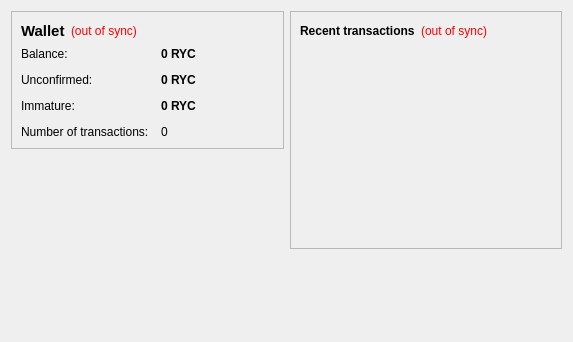
<?xml version="1.0" encoding="UTF-8"?>
<ui version="4.0">
 <class>OverviewPage</class>
 <widget class="QWidget" name="OverviewPage">
  <property name="geometry">
   <rect>
    <x>0</x>
    <y>0</y>
    <width>573</width>
    <height>342</height>
   </rect>
  </property>
  <property name="windowTitle">
   <string>Form</string>
  </property>
  <layout class="QHBoxLayout" name="horizontalLayout" stretch="1,1">
   <item>
    <layout class="QVBoxLayout" name="verticalLayout_2">
     <item>
      <widget class="QFrame" name="frame">
       <property name="frameShape">
        <enum>QFrame::StyledPanel</enum>
       </property>
       <property name="frameShadow">
        <enum>QFrame::Raised</enum>
       </property>
       <layout class="QVBoxLayout" name="verticalLayout_4">
        <item>
         <layout class="QHBoxLayout" name="horizontalLayout_4">
          <item>
           <widget class="QLabel" name="label_5">
            <property name="font">
             <font>
              <pointsize>11</pointsize>
              <weight>75</weight>
              <bold>true</bold>
             </font>
            </property>
            <property name="text">
             <string>Wallet</string>
            </property>
           </widget>
          </item>
          <item>
           <widget class="QLabel" name="labelWalletStatus">
            <property name="toolTip">
             <string>The displayed information may be out of date. Your wallet automatically synchronizes with the MemeCoin network after a connection is established, but this process has not completed yet.</string>
            </property>
            <property name="styleSheet">
             <string notr="true">QLabel { color: red; }</string>
            </property>
            <property name="text">
             <string notr="true">(out of sync)</string>
            </property>
            <property name="alignment">
             <set>Qt::AlignLeading|Qt::AlignLeft|Qt::AlignVCenter</set>
            </property>
           </widget>
          </item>
          <item>
           <spacer name="horizontalSpacer_2">
            <property name="orientation">
             <enum>Qt::Horizontal</enum>
            </property>
            <property name="sizeHint" stdset="0">
             <size>
              <width>40</width>
              <height>20</height>
             </size>
            </property>
           </spacer>
          </item>
         </layout>
        </item>
        <item>
         <layout class="QFormLayout" name="formLayout_2">
          <property name="fieldGrowthPolicy">
           <enum>QFormLayout::AllNonFixedFieldsGrow</enum>
          </property>
          <property name="horizontalSpacing">
           <number>12</number>
          </property>
          <property name="verticalSpacing">
           <number>12</number>
          </property>
          <item row="0" column="0">
           <widget class="QLabel" name="label">
            <property name="text">
             <string>Balance:</string>
            </property>
           </widget>
          </item>
          <item row="0" column="1">
           <widget class="QLabel" name="labelBalance">
            <property name="font">
             <font>
              <weight>75</weight>
              <bold>true</bold>
             </font>
            </property>
            <property name="cursor">
             <cursorShape>IBeamCursor</cursorShape>
            </property>
            <property name="toolTip">
             <string>Your current balance</string>
            </property>
            <property name="text">
             <string notr="true">0 RYC</string>
            </property>
            <property name="textInteractionFlags">
             <set>Qt::LinksAccessibleByMouse|Qt::TextSelectableByKeyboard|Qt::TextSelectableByMouse</set>
            </property>
           </widget>
          </item>
          <item row="1" column="0">
           <widget class="QLabel" name="label_3">
            <property name="text">
             <string>Unconfirmed:</string>
            </property>
           </widget>
          </item>
          <item row="1" column="1">
           <widget class="QLabel" name="labelUnconfirmed">
            <property name="font">
             <font>
              <weight>75</weight>
              <bold>true</bold>
             </font>
            </property>
            <property name="cursor">
             <cursorShape>IBeamCursor</cursorShape>
            </property>
            <property name="toolTip">
             <string>Total of transactions that have yet to be confirmed, and do not yet count toward the current balance</string>
            </property>
            <property name="text">
             <string notr="true">0 RYC</string>
            </property>
            <property name="textInteractionFlags">
             <set>Qt::LinksAccessibleByMouse|Qt::TextSelectableByKeyboard|Qt::TextSelectableByMouse</set>
            </property>
           </widget>
          </item>
          <item row="3" column="0">
           <widget class="QLabel" name="label_2">
            <property name="text">
             <string>Number of transactions:</string>
            </property>
           </widget>
          </item>
          <item row="3" column="1">
           <widget class="QLabel" name="labelNumTransactions">
            <property name="toolTip">
             <string>Total number of transactions in wallet</string>
            </property>
            <property name="text">
             <string notr="true">0</string>
            </property>
           </widget>
          </item>
          <item row="2" column="0">
           <widget class="QLabel" name="labelImmatureText">
            <property name="text">
             <string>Immature:</string>
            </property>
           </widget>
          </item>
          <item row="2" column="1">
           <widget class="QLabel" name="labelImmature">
            <property name="font">
             <font>
              <weight>75</weight>
              <bold>true</bold>
             </font>
            </property>
            <property name="toolTip">
             <string>Mined balance that has not yet matured</string>
            </property>
            <property name="text">
             <string notr="true">0 RYC</string>
            </property>
            <property name="textInteractionFlags">
             <set>Qt::LinksAccessibleByMouse|Qt::TextSelectableByKeyboard|Qt::TextSelectableByMouse</set>
            </property>
           </widget>
          </item>
         </layout>
        </item>
       </layout>
      </widget>
     </item>
     <item>
      <spacer name="verticalSpacer">
       <property name="orientation">
        <enum>Qt::Vertical</enum>
       </property>
       <property name="sizeHint" stdset="0">
        <size>
         <width>20</width>
         <height>40</height>
        </size>
       </property>
      </spacer>
     </item>
    </layout>
   </item>
   <item>
    <layout class="QVBoxLayout" name="verticalLayout_3">
     <item>
      <widget class="QFrame" name="frame_2">
       <property name="frameShape">
        <enum>QFrame::StyledPanel</enum>
       </property>
       <property name="frameShadow">
        <enum>QFrame::Raised</enum>
       </property>
       <layout class="QVBoxLayout" name="verticalLayout">
        <item>
         <layout class="QHBoxLayout" name="horizontalLayout_2">
          <item>
           <widget class="QLabel" name="label_4">
            <property name="text">
             <string>&lt;b&gt;Recent transactions&lt;/b&gt;</string>
            </property>
           </widget>
          </item>
          <item>
           <widget class="QLabel" name="labelTransactionsStatus">
            <property name="toolTip">
             <string>The displayed information may be out of date. Your wallet automatically synchronizes with the MemeCoin network after a connection is established, but this process has not completed yet.</string>
            </property>
            <property name="styleSheet">
             <string notr="true">QLabel { color: red; }</string>
            </property>
            <property name="text">
             <string notr="true">(out of sync)</string>
            </property>
            <property name="alignment">
             <set>Qt::AlignRight|Qt::AlignTrailing|Qt::AlignVCenter</set>
            </property>
           </widget>
          </item>
          <item>
           <spacer name="horizontalSpacer">
            <property name="orientation">
             <enum>Qt::Horizontal</enum>
            </property>
            <property name="sizeHint" stdset="0">
             <size>
              <width>40</width>
              <height>20</height>
             </size>
            </property>
           </spacer>
          </item>
         </layout>
        </item>
        <item>
         <widget class="QListView" name="listTransactions">
          <property name="styleSheet">
           <string notr="true">QListView { background: transparent; }</string>
          </property>
          <property name="frameShape">
           <enum>QFrame::NoFrame</enum>
          </property>
          <property name="verticalScrollBarPolicy">
           <enum>Qt::ScrollBarAlwaysOff</enum>
          </property>
          <property name="horizontalScrollBarPolicy">
           <enum>Qt::ScrollBarAlwaysOff</enum>
          </property>
          <property name="selectionMode">
           <enum>QAbstractItemView::NoSelection</enum>
          </property>
         </widget>
        </item>
       </layout>
      </widget>
     </item>
     <item>
      <spacer name="verticalSpacer_2">
       <property name="orientation">
        <enum>Qt::Vertical</enum>
       </property>
       <property name="sizeHint" stdset="0">
        <size>
         <width>20</width>
         <height>40</height>
        </size>
       </property>
      </spacer>
     </item>
    </layout>
   </item>
  </layout>
 </widget>
 <resources/>
 <connections/>
</ui>
